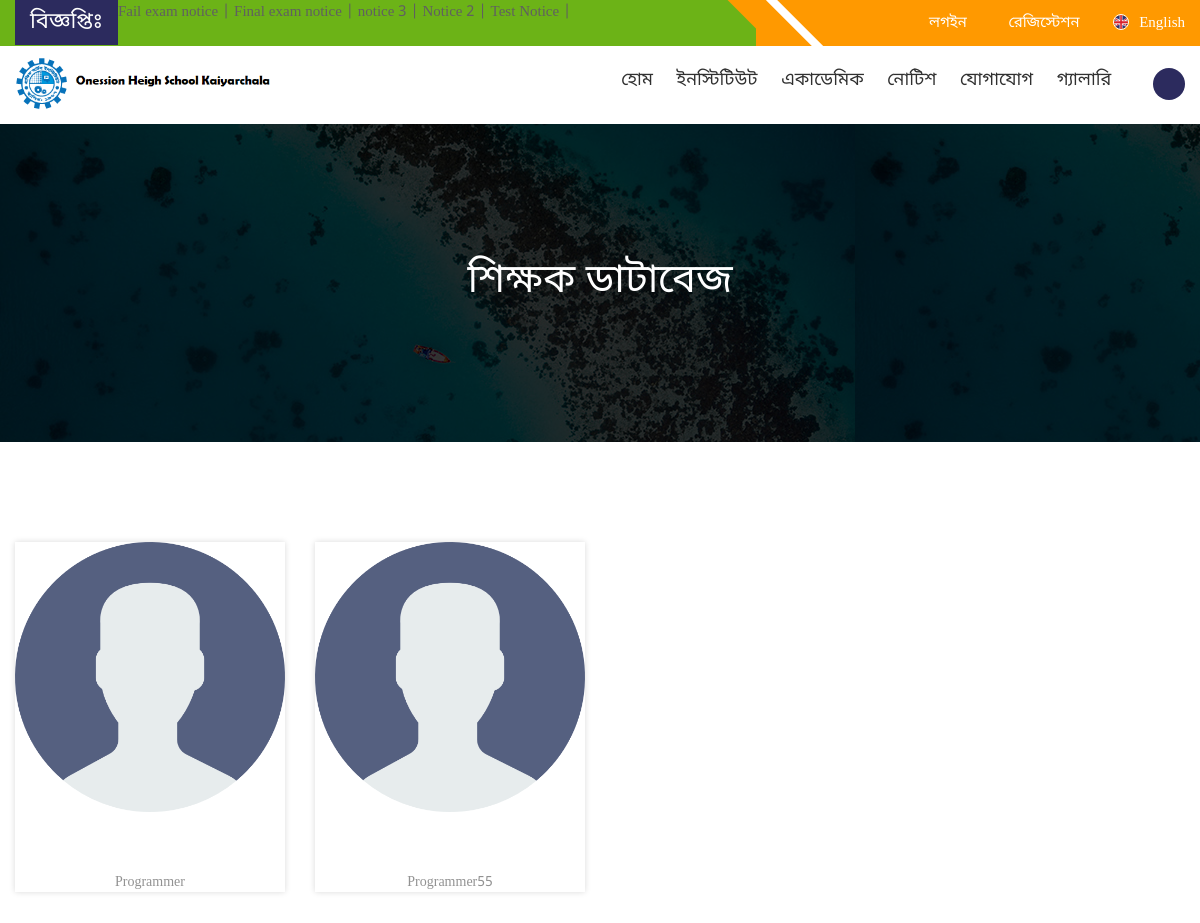
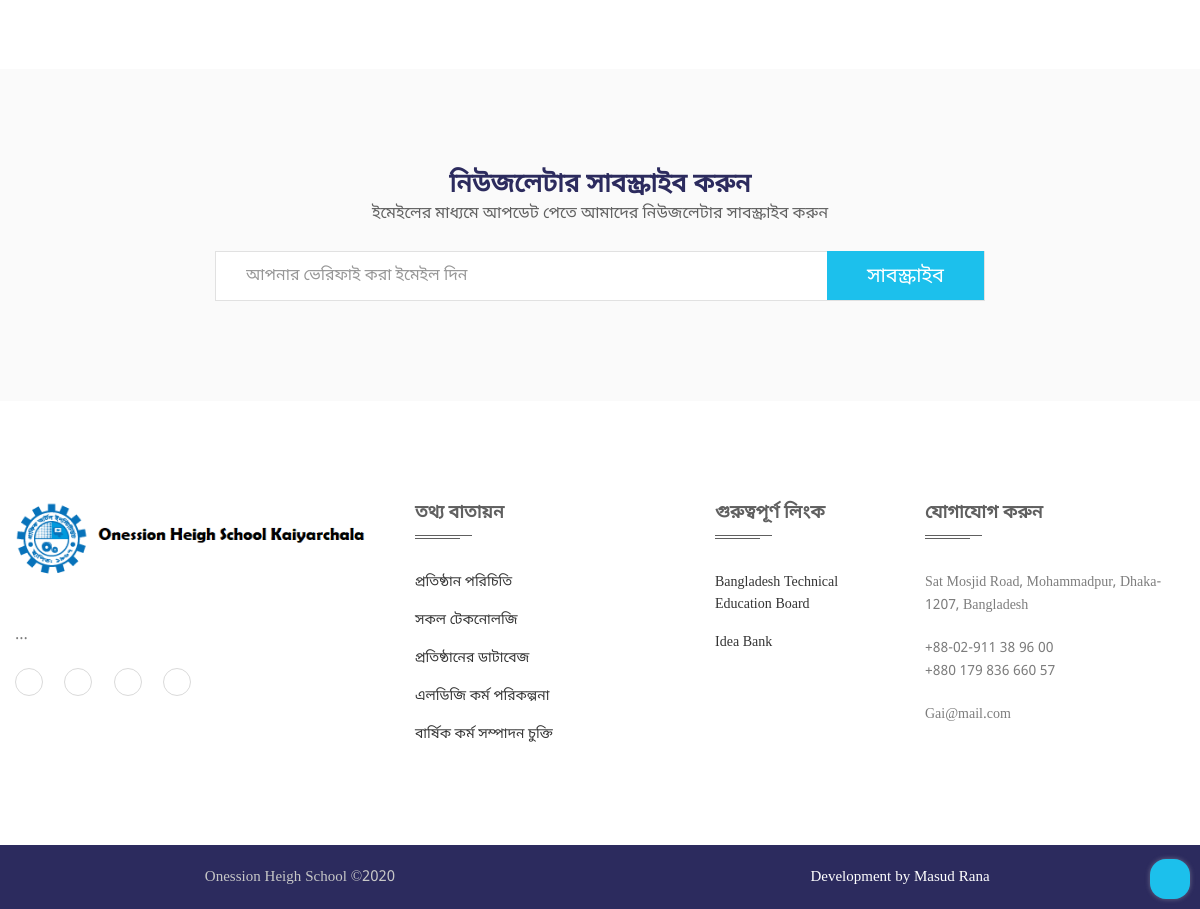
/index.php/front/Staff, run on the app's committed database (2 pictures, top to bottom).
### tables this page shows
CREATE TABLE `tb_edu_notice` (
  `id` int(11) NOT NULL,
  `published_date` varchar(255) NOT NULL,
  `deadline_date` varchar(255) NOT NULL,
  `title` varchar(255) NOT NULL,
  `notice_tags` text NOT NULL,
  `notice_body` text NOT NULL,
  `notice_file` varchar(255) NOT NULL,
  `status` int(11) NOT NULL,
  `created_at` timestamp NOT NULL DEFAULT CURRENT_TIMESTAMP ON UPDATE CURRENT_TIMESTAMP,
  `created_by` varchar(255) NOT NULL
);

CREATE TABLE `tb_edu_siteoption` (
  `id` int(11) NOT NULL,
  `title` varchar(255) NOT NULL,
  `name` varchar(255) NOT NULL,
  `logo` varchar(255) NOT NULL,
  `about` text NOT NULL,
  `about_image` varchar(255) NOT NULL,
  `address` text NOT NULL,
  `map` text NOT NULL,
  `phone` varchar(255) NOT NULL,
  `online` varchar(255) NOT NULL,
  `hotline_phone` varchar(255) NOT NULL,
  `email` varchar(255) NOT NULL,
  `facebook` varchar(255) NOT NULL,
  `linkedln` varchar(255) NOT NULL,
  `copyright` varchar(255) NOT NULL,
  `portfolio_title` varchar(255) NOT NULL,
  `portfolio_background` varchar(255) NOT NULL,
  `portfolio_content` text NOT NULL,
  `status` int(11) NOT NULL,
  `created_at` timestamp NOT NULL DEFAULT CURRENT_TIMESTAMP ON UPDATE CURRENT_TIMESTAMP,
  `update_by` int(11) NOT NULL,
  `visitors` int(11) NOT NULL
);

CREATE TABLE `tb_edu_coverimg` (
  `id` int(11) NOT NULL,
  `tech_img` varchar(255) NOT NULL,
  `teacher_img` varchar(255) NOT NULL,
  `student_img` varchar(255) NOT NULL,
  `notice_img` varchar(255) NOT NULL,
  `event_img` varchar(255) NOT NULL,
  `curri_img` varchar(255) NOT NULL,
  `site_img` varchar(255) NOT NULL
);

CREATE TABLE `tb_edu_faculty` (
  `id` int(11) NOT NULL,
  `user_profile_id` varchar(255) NOT NULL,
  `firstname` varchar(255) NOT NULL,
  `lastname` varchar(255) NOT NULL,
  `image` varchar(255) NOT NULL,
  `phone` varchar(255) NOT NULL,
  `email` varchar(255) NOT NULL,
  `type` varchar(255) NOT NULL,
  `facebook_link` varchar(255) NOT NULL,
  `principal` int(11) NOT NULL,
  `designation` varchar(255) NOT NULL,
  `department` varchar(255) NOT NULL,
  `about` text NOT NULL,
  `message` text NOT NULL,
  `experiences` varchar(255) NOT NULL,
  `educational_qualification` text NOT NULL,
  `hobby` text NOT NULL,
  `status` int(11) NOT NULL,
  `created_at` timestamp NOT NULL DEFAULT CURRENT_TIMESTAMP ON UPDATE CURRENT_TIMESTAMP
);

CREATE TABLE `tb_edu_link` (
  `id` int(11) NOT NULL,
  `title` varchar(255) NOT NULL,
  `link` varchar(255) NOT NULL,
  `status` int(11) NOT NULL,
  `created_at` timestamp NOT NULL DEFAULT CURRENT_TIMESTAMP ON UPDATE CURRENT_TIMESTAMP
);

### application/views/front/Staff.php (the view, shortened to what the rows shown need)
    <div class="banner-area-wrapper">
        <div class="banner-area text-center" style="background-image: url(<?php echo base_url();?>images/coverimg/<?php echo $coverimgData->teacher_img;?>">
            <div class="container">
                <div class="row">
                    <div class="col-xs-12">
                        <div class="banner-content-wrapper">
                            <div class="banner-content">
                                <h2>শিক্ষক ডাটাবেজ</h2>
                            </div>
                        </div>
                    </div>
                </div>
            </div>
        </div>
    </div>
    <div class="teacher-area pt-150 pb-105">
        <div class="container">
           <div class="row">
                <?php
                    foreach ($FacultyDataList as $FacultyData) {
                ?>
<?php
       if($FacultyData->type =='Demonstrator'){
?>
                <div class="col-md-3 col-sm-4 col-xs-6">
                    <div class="single-teacher mb-45">
                        <div class="single-teacher-img">
						<?php
                         if(empty($FacultyData->image)){ ?>
                            <a href="<?php echo base_url('index.php/Front/Teacher_Details/');?><?php echo $FacultyData->id;?>">
                        <img src="<?php echo base_url();?>images/user.png" style="height:270px;"></a>
                         <?php  }else{ ?>
                            <a href="<?php echo base_url('index.php/Front/Teacher_Details/');?><?php echo $FacultyData->id;?>"><img src="<?php echo base_url();?>images/teacher/<?php echo $FacultyData->image;?>" alt="teacher" style="height:270px;"></a>
                        <?php
                            }
                        ?>
                        </div>
                        <div class="single-teacher-content text-center">
                            <h4><a href="<?php echo base_url('index.php/Front/Teacher_Details/');?><?php echo $FacultyData->id;?>"><?php echo $FacultyData->designation;?></a></h4>
                        </div>
                    </div>
                </div>
<?php }?>
                <?php
                    }
                ?>
            </div>
        </div>
    </div>

### application/views/front/Header.php (shortened to what the rows shown need)
<!DOCTYPE html>
<html lang="en">
<head>
    <link rel="stylesheet" href="<?php echo base_url();?>Asset/css/bootstrap.min.css">
    <link rel="stylesheet" href="<?php echo base_url();?>Asset/css/uikit.min.css">
    <link rel="stylesheet" href="<?php echo base_url();?>Asset/css/animate.css">
    <link rel="stylesheet" href="https://cdnjs.cloudflare.com/ajax/libs/material-design-iconic-font/2.2.0/css/material-design-iconic-font.min.css">
    <link rel="stylesheet" href="<?php echo base_url();?>Asset/css/mobilemenu.css">
    <link rel="stylesheet" href="<?php echo base_url();?>Asset/css/main.css">
    <link rel="stylesheet" href="<?php echo base_url();?>Asset/css/media.css">
</head>
<body>
    <header class="top">
        <div class="header-top">
            <div class="container">
                <div class="row">
                    <div class="col-md-8 col-sm-8 col-xs-12">
                        <div class="header-top-left">
                            <div class="news-bar">
                                <ul>
                                    <li>
                                        <marquee behavior="" direction="" onmouseover="this.stop();"
                                            onmouseout="this.start();">
                                            <p>
<?php
if($NoticeDataList){
    $noticeQty = 0;
    foreach ($NoticeDataList as $NoticeData) {
        $noticeQty++;
        if($noticeQty<6){
?>
<a href="<?php echo base_url('index.php/Front/Notice_Details/'); ?><?php echo $NoticeData->id; ?>"><?php echo $NoticeData->title; ?> |</a>
<?php
        }
    }
}else{
    echo 'No Recent Notice !';
}
?>
                                            </p>
                                        </marquee>
                                    </li>
                                </ul>
                            </div>
                        </div>
                    </div>
                </div>
            </div>
        </div>
        <div class="header-area two header-sticky">
            <div class="container">
                <div class="row">
                    <div class="col-md-3 col-sm-3">
                        <div class="logo">
                            <a href="<?php echo base_url('index.php/Front/');?>"><img src="<?php echo base_url();?>images/logo/<?php echo $SiteOptionData->logo;?>" alt="GAI" /></a>
                        </div>
                    </div>
                </div>
            </div>
        </div>
    </header>

### application/views/front/Footer.php (shortened to what the rows shown need)
    <div class="subscribe-area pt-60 pb-70">
        <div class="container">
            <div class="row">
                <div class="col-md-8 col-md-offset-2">
                    <div class="subscribe-content section-title text-center">
                        <h2>নিউজলেটার সাবস্ক্রাইব করুন</h2>
                    </div>
                </div>
            </div>
        </div>
    </div>
    <footer class="footer-area">
        <div class="main-footer">
            <div class="container">
                <div class="row">
                    <div class="col-md-4 col-sm-6 col-xs-12">
                        <div class="single-widget pr-60">
                            <div class="footer-logo pb-25">
                                <a href="index.html"><img src="<?php echo base_url();?>images/logo/<?php echo $SiteOptionData->logo;?>" alt="GAI"></a>
                            </div>
                            <p>
                                <b>
                                <?php
                                $SiteAbout =  $SiteOptionData->about;
                                $SiteAbout = character_limiter($SiteAbout, 153);
                                echo $SiteAbout;
                                ?><a href="about.html">...</a></b>
                            </p>
                        </div>
                    </div>
                    <div class="col-md-2 col-sm-6 col-xs-12">
                        <div class="single-widget">
                            <ul>
                                <?php
                                    foreach ($ImportantDataLink as $key => $Datalink) {
                                 ?>
                                <li><a class="uk-button-text" href="<?php echo $Datalink->link?>" target="_blank"><?php echo $Datalink->title?></a></li>
                                <?php
                                    }
                                ?>
                            </ul>
                        </div>
                    </div>
                    <div class="col-md-3 col-sm-6 col-xs-12">
                        <div class="single-widget">
                            <h3>যোগাযোগ করুন</h3>
                            <p><?php echo $SiteOptionData->address;?></p>
                            <p><?php echo $SiteOptionData->phone;?><br><?php echo $SiteOptionData->online;?></p>
                            <p> <?php echo $SiteOptionData->email;?></p>
                        </div>
                    </div>
                </div>
            </div>
        </div>
    </footer>
</body>
</html>

### data on the page
tb_edu_notice: title "Fail exam notice"
tb_edu_notice: title "Final exam notice"
tb_edu_notice: title "notice 3"
tb_edu_notice: title "Notice 2"
tb_edu_notice: title "Test Notice"
tb_edu_siteoption: logo (picture), address "Sat Mosjid Road, Mohammadpur, Dhaka-1207, Bangladesh", phone "+88-02-911 38 96 00", online "+880 179 836 660 57", email "Gai@mail.com"
tb_edu_coverimg: teacher_img (picture)
tb_edu_faculty: designation "Programmer"
tb_edu_faculty: designation "Programmer55"
tb_edu_link: title "Bangladesh Technical Education Board"
tb_edu_link: title "Idea Bank"
